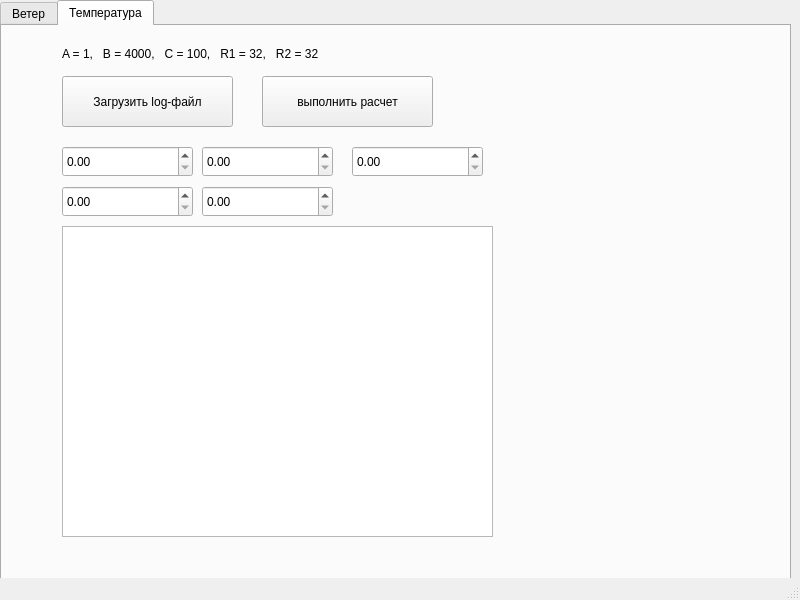
<?xml version="1.0" encoding="UTF-8"?>
<ui version="4.0">
 <class>MainWindow</class>
 <widget class="QMainWindow" name="MainWindow">
  <property name="geometry">
   <rect>
    <x>0</x>
    <y>0</y>
    <width>800</width>
    <height>600</height>
   </rect>
  </property>
  <property name="windowTitle">
   <string>MainWindow</string>
  </property>
  <widget class="QWidget" name="centralwidget">
   <widget class="QTabWidget" name="tabWidget">
    <property name="geometry">
     <rect>
      <x>0</x>
      <y>0</y>
      <width>791</width>
      <height>611</height>
     </rect>
    </property>
    <property name="currentIndex">
     <number>1</number>
    </property>
    <widget class="QWidget" name="tab">
     <attribute name="title">
      <string>Ветер</string>
     </attribute>
     <widget class="QPushButton" name="pushButtonLoad">
      <property name="geometry">
       <rect>
        <x>40</x>
        <y>40</y>
        <width>171</width>
        <height>51</height>
       </rect>
      </property>
      <property name="text">
       <string>загрузить лог-файл</string>
      </property>
     </widget>
     <widget class="QListWidget" name="listWidgetX">
      <property name="geometry">
       <rect>
        <x>40</x>
        <y>100</y>
        <width>401</width>
        <height>461</height>
       </rect>
      </property>
     </widget>
    </widget>
    <widget class="QWidget" name="tab_2">
     <attribute name="title">
      <string>Температура</string>
     </attribute>
     <widget class="QPushButton" name="pushButtonLoadTempLog">
      <property name="geometry">
       <rect>
        <x>60</x>
        <y>50</y>
        <width>171</width>
        <height>51</height>
       </rect>
      </property>
      <property name="text">
       <string>Загрузить log-файл</string>
      </property>
     </widget>
     <widget class="QDoubleSpinBox" name="doubleSpinBoxA">
      <property name="geometry">
       <rect>
        <x>60</x>
        <y>120</y>
        <width>131</width>
        <height>31</height>
       </rect>
      </property>
      <property name="maximum">
       <double>100000.000000000000000</double>
      </property>
     </widget>
     <widget class="QDoubleSpinBox" name="doubleSpinBoxB">
      <property name="geometry">
       <rect>
        <x>200</x>
        <y>120</y>
        <width>131</width>
        <height>31</height>
       </rect>
      </property>
      <property name="maximum">
       <double>100000.000000000000000</double>
      </property>
     </widget>
     <widget class="QDoubleSpinBox" name="doubleSpinBoxC">
      <property name="geometry">
       <rect>
        <x>350</x>
        <y>120</y>
        <width>131</width>
        <height>31</height>
       </rect>
      </property>
      <property name="maximum">
       <double>100000.000000000000000</double>
      </property>
     </widget>
     <widget class="QDoubleSpinBox" name="doubleSpinBoxR1">
      <property name="geometry">
       <rect>
        <x>60</x>
        <y>160</y>
        <width>131</width>
        <height>31</height>
       </rect>
      </property>
      <property name="maximum">
       <double>100000.000000000000000</double>
      </property>
     </widget>
     <widget class="QDoubleSpinBox" name="doubleSpinBoxR2">
      <property name="geometry">
       <rect>
        <x>200</x>
        <y>160</y>
        <width>131</width>
        <height>31</height>
       </rect>
      </property>
      <property name="maximum">
       <double>100000.000000000000000</double>
      </property>
     </widget>
     <widget class="QPushButton" name="pushButtonCalculateTemp">
      <property name="geometry">
       <rect>
        <x>260</x>
        <y>50</y>
        <width>171</width>
        <height>51</height>
       </rect>
      </property>
      <property name="text">
       <string>выполнить расчет</string>
      </property>
     </widget>
     <widget class="QTextEdit" name="textEditTempResult">
      <property name="geometry">
       <rect>
        <x>60</x>
        <y>200</y>
        <width>431</width>
        <height>311</height>
       </rect>
      </property>
     </widget>
     <widget class="QLabel" name="label">
      <property name="geometry">
       <rect>
        <x>60</x>
        <y>20</y>
        <width>561</width>
        <height>16</height>
       </rect>
      </property>
      <property name="text">
       <string>A = 1,   B = 4000,   C = 100,   R1 = 32,   R2 = 32</string>
      </property>
     </widget>
    </widget>
   </widget>
  </widget>
  <widget class="QStatusBar" name="statusbar"/>
  <action name="action">
   <property name="text">
    <string>Ветер</string>
   </property>
  </action>
 </widget>
 <resources/>
 <connections/>
</ui>
